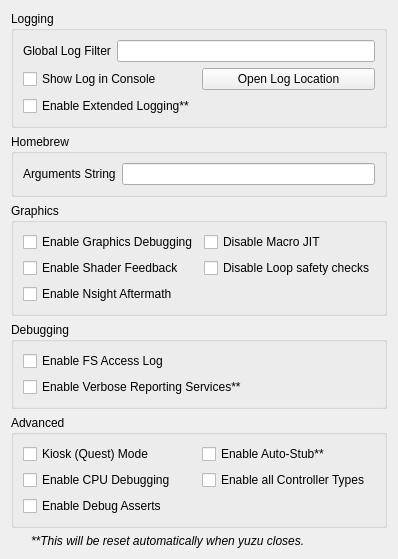
<?xml version="1.0" encoding="UTF-8"?>
<ui version="4.0">
 <class>ConfigureDebug</class>
 <widget class="QWidget" name="ConfigureDebug">
  <layout class="QVBoxLayout" name="verticalLayout_1">
   <item>
    <widget class="QGroupBox" name="groupBox_2">
     <property name="title">
      <string>Logging</string>
     </property>
        <layout class="QGridLayout" name="gridLayout_1">
         <item row="0" column="0" colspan="2">
          <layout class="QHBoxLayout" name="horizontalLayout_1">
          <item>
           <widget class="QLabel" name="label_1">
           <property name="text">
            <string>Global Log Filter</string>
           </property>
           </widget>
          </item>
          <item>
           <widget class="QLineEdit" name="log_filter_edit"/>
         </item>
        </layout>
         </item>
         <item row="1" column="0">
          <widget class="QCheckBox" name="toggle_console">
           <property name="text">
            <string>Show Log in Console</string>
           </property>
          </widget>
         </item>
         <item row="1" column="1">
           <widget class="QPushButton" name="open_log_button">
            <property name="text">
             <string>Open Log Location</string>
            </property>
           </widget>
          </item>
         <item row="2" column="0">
          <widget class="QCheckBox" name="extended_logging">
          <property name="enabled">
           <bool>true</bool>
          </property>
          <property name="toolTip">
           <string>When checked, the max size of the log increases from 100 MB to 1 GB</string>
          </property>
          <property name="text">
           <string>Enable Extended Logging**</string>
          </property>
          </widget>
         </item>
        </layout>
    </widget>
   </item>
   <item>
    <widget class="QGroupBox" name="groupBox_3">
     <property name="title">
      <string>Homebrew</string>
     </property>
     <layout class="QVBoxLayout" name="verticalLayout_5">
      <item>
       <layout class="QHBoxLayout" name="horizontalLayout_4">
        <item>
         <widget class="QLabel" name="label_3">
          <property name="text">
           <string>Arguments String</string>
          </property>
         </widget>
        </item>
        <item>
         <widget class="QLineEdit" name="homebrew_args_edit"/>
        </item>
       </layout>
      </item>
     </layout>
    </widget>
   </item>
   <item>
    <widget class="QGroupBox" name="groupBox_4">
     <property name="title">
      <string>Graphics</string>
     </property>
     <layout class="QGridLayout" name="gridLayout_2">
      <item row="0" column="0">
       <widget class="QCheckBox" name="enable_graphics_debugging">
        <property name="enabled">
         <bool>true</bool>
        </property>
        <property name="toolTip">
         <string>When checked, the graphics API enters a slower debugging mode</string>
        </property>
        <property name="text">
         <string>Enable Graphics Debugging</string>
        </property>
       </widget>
      </item>
      <item row="2" column="0">
       <widget class="QCheckBox" name="enable_nsight_aftermath">
        <property name="toolTip">
         <string>When checked, it enables Nsight Aftermath crash dumps</string>
        </property>
        <property name="text">
         <string>Enable Nsight Aftermath</string>
        </property>
       </widget>
      </item>
      <item row="0" column="1">
       <widget class="QCheckBox" name="disable_macro_jit">
        <property name="enabled">
         <bool>true</bool>
        </property>
        <property name="toolTip">
         <string>When checked, it disables the macro Just In Time compiler. Enabling this makes games run slower</string>
        </property>
        <property name="text">
         <string>Disable Macro JIT</string>
        </property>
       </widget>
      </item>
      <item row="1" column="0">
       <widget class="QCheckBox" name="enable_shader_feedback">
        <property name="toolTip">
         <string>When checked, yuzu will log statistics about the compiled pipeline cache</string>
        </property>
        <property name="text">
         <string>Enable Shader Feedback</string>
        </property>
       </widget>
      </item>
      <item row="1" column="1">
       <widget class="QCheckBox" name="disable_loop_safety_checks">
        <property name="toolTip">
         <string>When checked, it executes shaders without loop logic changes</string>
        </property>
        <property name="text">
         <string>Disable Loop safety checks</string>
        </property>
       </widget>
      </item>
     </layout>
    </widget>
   </item>
   <item>
    <widget class="QGroupBox" name="groupBox_5">
     <property name="title">
      <string>Debugging</string>
     </property>
     <layout class="QGridLayout" name="gridLayout_3">
      <item row="0" column="0">
       <widget class="QCheckBox" name="fs_access_log">
        <property name="text">
         <string>Enable FS Access Log</string>
        </property>
       </widget>
      </item>
      <item row="1" column="0">
       <widget class="QCheckBox" name="reporting_services">
        <property name="text">
         <string>Enable Verbose Reporting Services**</string>
        </property>
       </widget>
      </item>
     </layout>
    </widget>
   </item>
   <item>
    <widget class="QGroupBox" name="groupBox_6">
     <property name="title">
      <string>Advanced</string>
     </property>
     <layout class="QGridLayout" name="gridLayout_4">
      <item> row="0" column="0">
       <widget class="QCheckBox" name="quest_flag">
        <property name="text">
         <string>Kiosk (Quest) Mode</string>
        </property>
       </widget>
      </item>
      <item row="1" column="0">
       <widget class="QCheckBox" name="enable_cpu_debugging">
        <property name="text">
         <string>Enable CPU Debugging</string>
        </property>
       </widget>
      </item>
      <item row="2" column="0">
       <widget class="QCheckBox" name="use_debug_asserts">
        <property name="text">
         <string>Enable Debug Asserts</string>
        </property>
       </widget>
      </item>
      <item row="0" column="1">
       <widget class="QCheckBox" name="use_auto_stub">
        <property name="text">
         <string>Enable Auto-Stub**</string>
        </property>
       </widget>
      </item>
      <item row="1" column="1">
       <widget class="QCheckBox" name="enable_all_controllers">
        <property name="text">
         <string>Enable all Controller Types</string>
        </property>
       </widget>
      </item>
     </layout>
    </widget>
   </item>
   <item>
    <widget class="QLabel" name="label_5">
     <property name="font">
      <font>
       <italic>true</italic>
      </font>
     </property>
     <property name="text">
      <string>**This will be reset automatically when yuzu closes.</string>
     </property>
     <property name="indent">
      <number>20</number>
     </property>
    </widget>
   </item>
  </layout>
 </widget>
 <tabstops>
  <tabstop>log_filter_edit</tabstop>
  <tabstop>toggle_console</tabstop>
  <tabstop>extended_logging</tabstop>
  <tabstop>open_log_button</tabstop>
  <tabstop>homebrew_args_edit</tabstop>
  <tabstop>enable_graphics_debugging</tabstop>
  <tabstop>enable_shader_feedback</tabstop>
  <tabstop>enable_nsight_aftermath</tabstop>
  <tabstop>disable_macro_jit</tabstop>
  <tabstop>disable_loop_safety_checks</tabstop>
  <tabstop>fs_access_log</tabstop>
  <tabstop>reporting_services</tabstop>
  <tabstop>quest_flag</tabstop>
  <tabstop>enable_cpu_debugging</tabstop>
  <tabstop>use_debug_asserts</tabstop>
  <tabstop>use_auto_stub</tabstop>
 </tabstops>
 <resources/>
 <connections/>
</ui>
